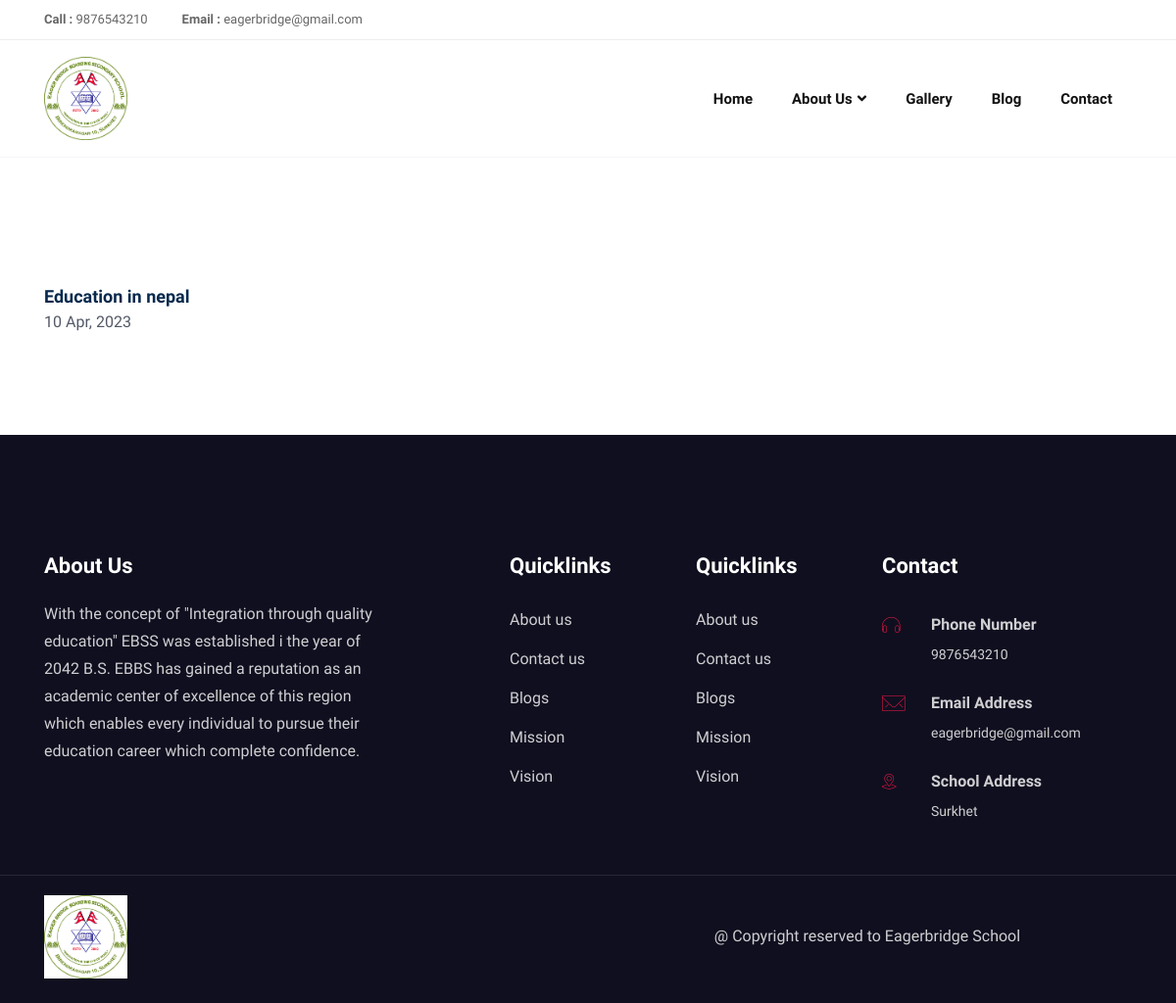
/blogs/, run on an earlier commit of the app's database.
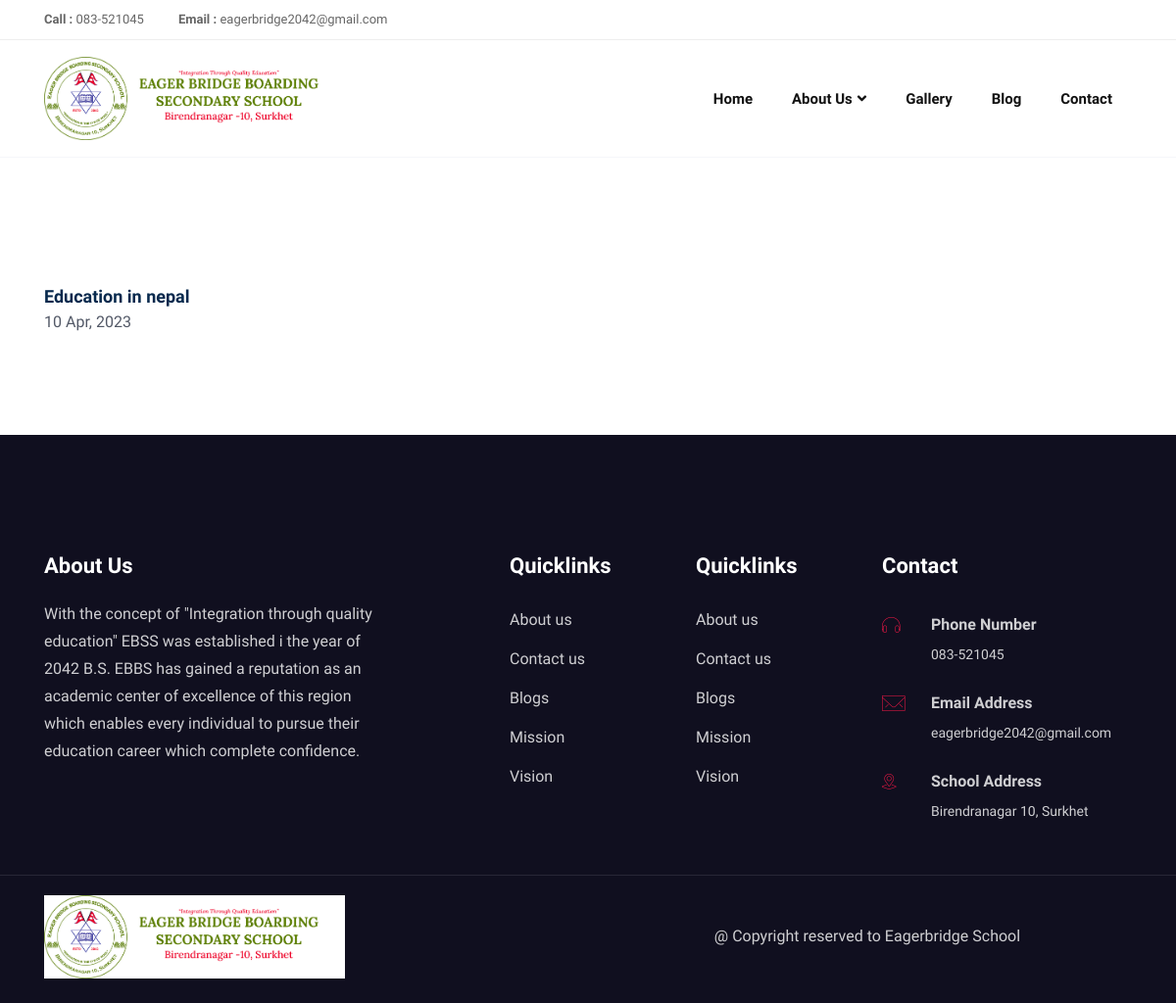
And on a later commit of the database.
### features/models.py (models this page shows, shortened)
class SchoolSetup(models.Model):
    data_set = models.CharField(max_length=200)
    logo = models.ImageField(upload_to="setup_images")
    school_name = models.CharField(max_length=255)
    location = models.CharField(max_length=200)
    contact = models.CharField(max_length=200)
    email = models.CharField(max_length=200)
    opening_hours = models.CharField(max_length=200)
    facebook_url = models.URLField(null=True,blank=True)
    instagram_url = models.URLField(null=True,blank=True)
    linkedin_url = models.URLField(null=True,blank=True)
    youtube_url = models.URLField(null=True,blank=True)
    mission = models.TextField()
    vision = models.TextField()
    no_of_students = models.IntegerField()
    success_rate = models.FloatField()
    no_of_teachers = models.IntegerField()
    since = models.IntegerField()
    created = models.DateField(auto_now_add=True)
    class Meta:
        verbose_name_plural = "01. School Setup"

### features/views.py (the view)
# urls.py: path('blogs/', views.blogs, name="blogs"),
def blogs(request):
    blogs = Blog.objects.all()
    context = {
        'blogs':blogs
    }
    return render(request,'blogs.html',context)

### features/context_processor.py (called while the page is built)
def custom_data(request):
    if SchoolSetup.objects.all().exists():
        setup = SchoolSetup.objects.all().order_by('-created')
        data = setup[0]
        return {'data': data}
    else:
        data=None
        return {'data': data}

### templates/blogs.html (shortened to what this page needs)
{% load static %}{% include 'header.html' %}
<main class="site-main page-wrapper woocommerce">
  <section class="space-3">
    <div class="container">
      <div class="row">
        {% for blogs in blogs %}
        <div class="col-lg-3 mb-4 mb-lg-0">
          <div class="product-wrap">
          </div>
          <div class="woocommerce-product-title-wrap">
            <h5>
              <a href="{% url 'blog_details' slug=blogs.slug %}">{{blogs.title}}</a>
            </h5>
          </div>
          <span class="price">
            <span class="woocommerce-Price-amount amount">
              <span class="woocommerce-Price-currencySymbol">10 Apr, 2023
              </span>
            </span>
          </div>
        </div>
        {% endfor %}
    </div>
  </section>
</main>
{% include 'footer.html' %}

### templates/header.html (shortened to what this page needs)
{% include 'nav_links.html' %}
<body id="top-header">
    <header>
        <div class="header-top header-top-2">
            <div class="container">
                <div class="row align-items-center">
                    <div class="col-lg-6 col-md-6">
                        <ul class="header-contact">
                            <li>
                                <span>Call :</span>
                               <a href="tel:+23 45 5467">{{data.contact}}</a>
                            </li>
                            <li>
                                <span>Email :</span>
                                <a href="malito:{{data.email}}">{{data.email}}</a>
                            </li>
                        </ul>
                    </div>
                    <div class="col-lg-6 col-md-6">
                    </div>
                </div>
            </div>
        </div>
        <div class="site-navigation main_menu menu-style-8" id="mainmenu-area">
            <nav class="navbar navbar-expand-lg">
                <div class="container">
                    <a class="navbar-brand" href="{% url 'home' %}">
                        <img src="{{data.logo.url}}" alt="Edutim" height = "85">
                    </a>
                    <div class="collapse navbar-collapse" id="navbarMenu" >
                        <ul class="navbar-nav ml-auto">
                            <li class="nav-item">
                                <a class="nav-link dropdown-toggle" href="{% url 'home' %}">
                                    Home
                                </a>
                            </li>
                            <li class="nav-item dropdown">
                                <a class="nav-link dropdown-toggle" href="#" id="navbar3" role="button" data-toggle="dropdown" aria-haspopup="true" aria-expanded="false">
                                    About Us<i class="fa fa-angle-down"></i>
                                </a>
                            </li>
                            <li class="nav-item">
                                <a class="nav-link dropdown-toggle" href="{% url 'gallery' %}">
                                    Gallery
                                </a>
                            </li>
                            <li class="nav-item">
                                <a class="nav-link dropdown-toggle" href="{% url 'blogs' %}">
                                    Blog
                                </a>
                            </li>
                            <li class="nav-item ">
                                <a href="{% url 'contact_us' %}" class="nav-link">
                                    Contact
                                </a>
                            </li>
                        </ul>
                    </div>
                </div>
            </nav>
        </div>
    </header>

### templates/footer.html (shortened to what this page needs)
{% load static %}
    <section class="footer pt-120">
        <div class="container">
            <div class="row">
                <div class="col-lg-4 mr-auto col-sm-6 col-md-6">
                    <div class="widget footer-widget mb-5 mb-lg-0">
                        <h5 class="widget-title">About Us</h5>
                        <p class="mt-3">With the concept of "Integration through quality education" EBSS was established i the year of 2042 B.S. EBBS has gained a reputation as an academic center of excellence of this region which enables every individual to pursue their education career which complete confidence.</p>
                    </div>
                </div>
                <div class="col-lg-2 col-sm-6 col-md-6">
                    <div class="footer-widget mb-5 mb-lg-0">
                        <h5 class="widget-title">Quicklinks</h5>
                        <ul class="list-unstyled footer-links">
                            <li><a href="#">About us</a></li>
                            <li><a href="#">Contact us</a></li>
                            <li><a href="#">Blogs</a></li>
                            <li><a href="#">Mission</a></li>
                            <li><a href="#">Vision</a></li>
                        </ul>
                    </div>
                </div>
                <div class="col-lg-2 col-sm-6 col-md-6">
                    <div class="footer-widget mb-5 mb-lg-0">
                        <h5 class="widget-title">Quicklinks</h5>
                        <ul class="list-unstyled footer-links">
                            <li><a href="#">About us</a></li>
                            <li><a href="#">Contact us</a></li>
                            <li><a href="#">Blogs</a></li>
                            <li><a href="#">Mission</a></li>
                            <li><a href="#">Vision</a></li>
                        </ul>
                    </div>
                </div>
                <div class="col-lg-3 col-sm-6 col-md-6">
                    <div class="footer-widget footer-contact mb-5 mb-lg-0">
                        <h5 class="widget-title">Contact </h5>
                        <ul class="list-unstyled">
                            <li><i class="bi bi-headphone"></i>
                                <div>
                                    <strong>Phone number</strong>
                                    {{data.contact}}
                                </div>
                            </li>
                            <li> <i class="bi bi-envelop"></i>
                                <div>
                                    <strong>Email Address</strong>
                                    {{data.email}}
                                </div>
                            </li>
                            <li><i class="bi bi-location-pointer"></i>
                                <div>
                                    <strong>School Address</strong>
                                    {{data.location}}
                                </div>
                            </li>
                        </ul>
                    </div>
                </div>
            </div>
        </div>
        <div class="footer-btm">
            <div class="container">
                <div class="row justify-content-center align-items-center">
                    <div class="col-lg-6">
                        <div class="footer-logo">
                            <img src="{{data.logo.url}}" alt="Edutim" height="85">
                        </div>
                    </div>
                    <div class="col-lg-6">
                        <div class="copyright text-lg-center">
                            <p>@ Copyright reserved to {{data.school_name}}</p>
                        </div>
                    </div>
                </div>
            </div>
        </div>
    </section>
    <div class="fixed-btm-top">
    </div>
      </body>
      </html>

What changed in the data, as far as the page shows it:
changed SchoolSetup "Eagerbridge School": contact "9876543210" → "083-521045"; email "eagerbridge@gmail.com" → "eagerbridge2042@gmail.com"; logo: a different picture; location "Surkhet" → "Birendranagar 10, Surkhet"
